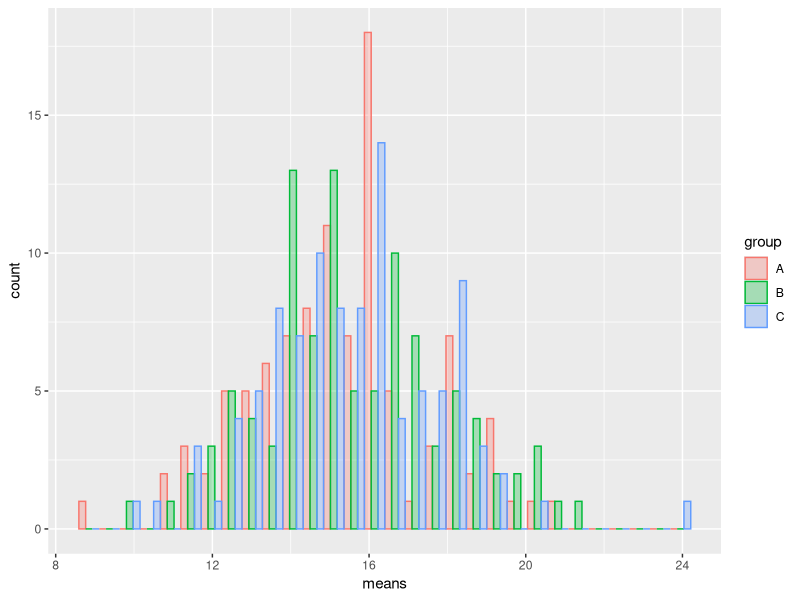
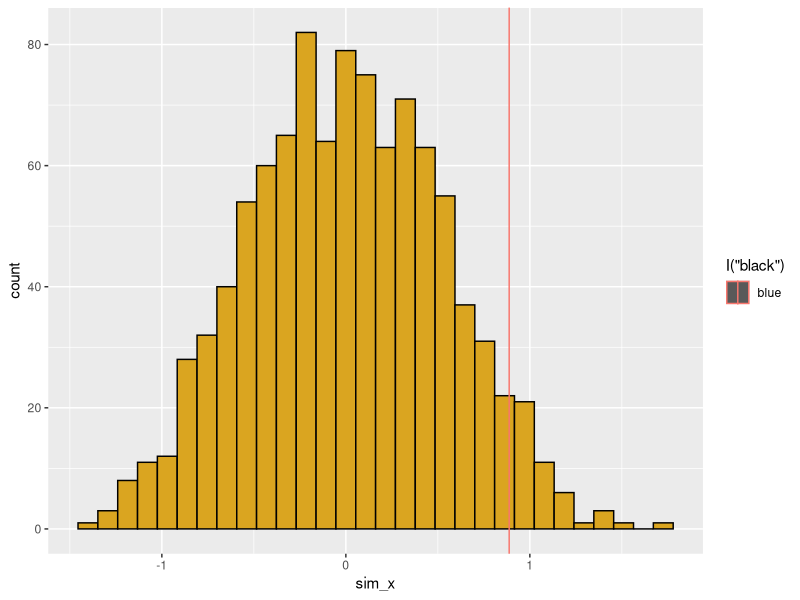

These figures' R source, in order:
## ---- chunk 1
knitr::opts_chunk$set(echo = TRUE)
library(ggplot2)
## ---- chunk 2
##################################################
# FUNCTION: count_zeroes()
# Determines the number of zeroes in a numeric vector
# input: x = name of numeric vector in question
# output: counter = number of zeroes in vector
#------------------------------------------------- 
# Global variables
counter <- 0
sim.vec <- c(0,0,1,2,3,4)
#------------------------------------------------- 
# Function
count_zeroes <- function(x=sim.vec) {
  for(i in 1:length(sim.vec)) {
   if(x[i] == 0) {
        counter <- counter+1
   } # end of if
   else {
        next
   } # end of else
  } #end of for loop
  print(counter)
} # end of function

#-------------------------------------------------
# Example
samplevec <- c(0,0,0,1,2,3,4,5,6)
count_zeroes(x=samplevec)
## ---- chunk 3
howmany_zeroes <- length(subset(samplevec, samplevec==0))
print(howmany_zeroes)
## ---- chunk 4
##################################################
# FUNCTION: multip_table()
# Multiples column number by row number in each cell
# input: nrow = number of rows
#        ncol = number of columns
# output: matrix of these dimensions, each cell product of input values
#------------------------------------------------- 
# Function body
multip_table <- function(nrow=10,ncol=10) {
                  seq.int(nrow) %o% 
                  seq.int(ncol)
}
#------------------------------------------------- 
# Example
multip_table(nrow=8,ncol=8)
## ---- chunk 5
# respoonse variables
mean1 <- 5
mean2 <- 10
mean3 <- 15
# Label groups of data
group1 <-rnorm(n=10,mean=mean1)
group2 <-rnorm(n=10,mean=mean2)
group3 <-rnorm(n=10,mean=mean3)

#Create data frame
groupnames <- c("A","B","C")
response_variables <- c(group1,group2,group3)

sim_dataset <- cbind(groupnames,response_variables)
print(sim_dataset)
## ---- chunk 6
##################################################
# FUNCTION: shuffle_matrix()
# Shuffles the inital mean values and prints the resulting matrix
# input: mean1 = the mean of the first value
#        mean2 = the mean of the second value
#        mean3 = the mean of the third value
# output: the corresponding matrix and vector of the means selected
#------------------------------------------------- 
# Function body

shuffle_matrix <- function(mean1=5,mean2=10,mean3=15) {
                  myvec <- c(mean1,mean2,mean3)
                  groupnames <- c("A","B","C")
                  group1 <-rnorm(n=10,mean=mean1)
                  group2 <-rnorm(n=10,mean=mean2)
                  group3 <-rnorm(n=10,mean=mean3)
                  
                  response_variables <- c(group1,group2,group3)
                  
                  sim_dataset <- cbind(groupnames, response_variables)
                  print(sim_dataset)
                  print(myvec)
}
#------------------------------------------------- 
# Example
shuffle_matrix(mean1=10,mean2=20,mean3=30)

## ---- chunk 7
library(dplyr)
library(tidyr)

results <- data.frame()
  
for(i in 1:100){
  shuffle <- sample(1:nrow(sim_dataset), replace=FALSE)
    data_frame_shuffle <- data.frame(groupnames, shuffle)
  sum_mean <- data_frame_shuffle %>% group_by(groupnames) %>%    
    summarise(mean = mean(shuffle))
  df1 <- sum_mean %>% pivot_wider(names_from = groupnames, values_from = mean)
  final_df <- cbind(i, df1)
  
  results <- rbind(results, final_df)
}

print(results)
## ---- chunk 8
longdf <- results %>%
  pivot_longer(cols = 2:4,
               names_to = "group",
               values_to = "means")

# head(longdf)

ggplot(data = longdf, 
       aes(x = means, fill = group, color = group)) +
       geom_histogram(position = "dodge", alpha = 0.3)
## ---- chunk 9
# The following function has been retrieved from Nicholas Gotelli's Bio381 Randomization Tests Lecture. 

# FUNCTION read_data
# description: read in (or generate) data set for analysis
# inputs: file name (or nothing, as in this demo)
# outputs: 3 column data frame of observe data (ID, x, y)
##########################################
read_data <- function(z=NULL) {
          if(is.null(z)) {
                x_obs <- 1:20
                y_obs <- x_obs + 10*rnorm(20)
                df <- data.frame(ID=seq_along(x_obs),
                                 x_obs,
                                 y_obs)}
  
          return(df)
} # end of read_data
# -------------------------------
# -------------------------------
# FUNCTION get_metric
# description: calculate metric for randomization test
# inputs: 2-column data frame for regression
# outputs: regression slope
##########################################
get_metric <- function(z=NULL) {
        if(is.null(z)){
          x_obs <- 1:20
          y_obs <- x_obs +10*rnorm(20)
          z <- data.frame(ID=seq_along(x_obs),
                          x_obs,
                          y_obs)}
        . <- lm(z[,3]~z[,2])
        . <- summary(.)
        . <- .$coefficients[2,1]
        slope <- .
        
        return(slope)
        
}
# -------------------------------
# -------------------------------
# FUNCTION shuffle_data
# description: randomize data foor regression analysis
# inputs: 3 column data frame (ID, xvar, yvar)
# outputs: 3 column data frame (ID, xvar, yvar)
##########################################
shuffle_data <- function(z=NULL) {
                if(is.null(z)){
                    x_obs <- 1:20
                    y_obs <- x_obs + 10*rnorm(20)
                    z <- data.frame(ID=seq_along(x_obs),
                                    x_obs,
                                    y_obs)}
                z[,3] <- sample(z[,3])

return(z)
}
# -------------------------------
# -------------------------------
# FUNCTION get_pval
# description: calculate p value from simulation
# inputs: list of observed metric and vector of simulated metrics
# outputs: lower and upper tail probability value
##########################################
get_pval <- function(z=NULL) {
          if(is.null(z)){
              z <- list(rnorm(1),rnorm(1000)) }
          p_lower <- mean(z[[2]]<=z[[1]])
          p_upper <- mean(z[[2]]>=z[[1]])

          return(c(pL=p_lower,pU=p_upper))
          }
#---------------------------------------
# -------------------------------
# FUNCTION plot_ran_test
# description: create a ggplot of histogram of simulated values
# inputs: list of observed metric and vector of simulated metrics
# outputs: saved ggplot graph
##########################################
plot_ran_test <- function(z=NULL) {
            if(is.null(z)) {
                  z <- list(rnorm(1),rnorm(1000)) }
            df <- data.frame(ID=seq_along(z[[2]]), sim_x=z[[2]])
            p1 <- ggplot(data=df, mapping=aes(x=sim_x))
            p1 + geom_histogram(mapping=aes(fill=I("goldenrod"),
                                            color=I("black"))) +
              geom_vline(aes(xintercept=z[[1]],col="blue"))
    
            }
#--------------------------------
#############################################
## ---- chunk 10
## Apply Randomization Functions
sim_length <- 1000
sim_vector <- rep(NA,sim_length)
df <- read_data() # retrieve simulated data
x_obs <- get_metric(df) #get slope of observed data

for (i in seq_len(sim_length)) {
  sim_vector[i] <- get_metric(shuffle_data(df))
}

slopes <- list(x_obs,sim_vector)
get_pval(slopes)
plot_ran_test(slopes)

